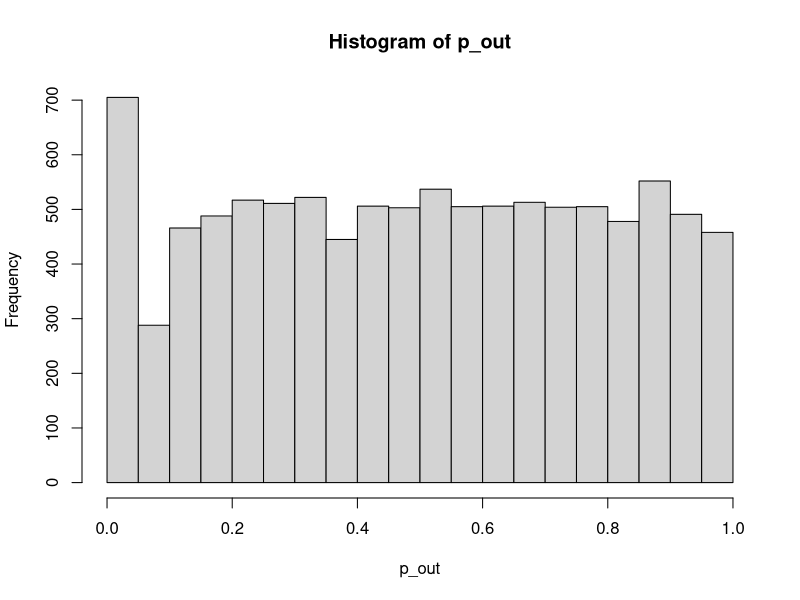

Recreate this plot in R.
library(truncnorm) # Library to make truncated normal distribution

n <- 5280 # number of sample size per simulation
n_tests <- 10000 # number of simulations
p_out <- numeric(n_tests) # vector to store p-values


for (i_test in 1:n_tests){

  # independent variable: simulate previous relationships
  prev_relash <- round(
    rtruncnorm(
      n = n,      # sample size
      mean = 3,   # average
      sd = 4,     # standard deviation
      a = 0,      # lower bound
      b = 12      # upper bound
    )
  )

  match_rate <- rtruncnorm(n=n, mean=10, sd=15, a=0.5, b=65) # dependent variable
       
  model = lm(match_rate ~ prev_relash) # linear regression model (dependent (y) ~ independent (x))
  model_summary <- summary(model)
  
  # Extract p-value for the relationship (predictor: prev_relash)
  p_value <- model_summary$coefficients[2,4]
  
  # QRP: Rounding p-values down
  if (p_value > 0.05 && p_value < 0.07) {
    p_value <- 0.05
  }
  
  # Store the adjusted p-value
  p_out[i_test] <- p_value
}

hist(p_out) # Histogram of p_out with QRP -> Rounding p-values
